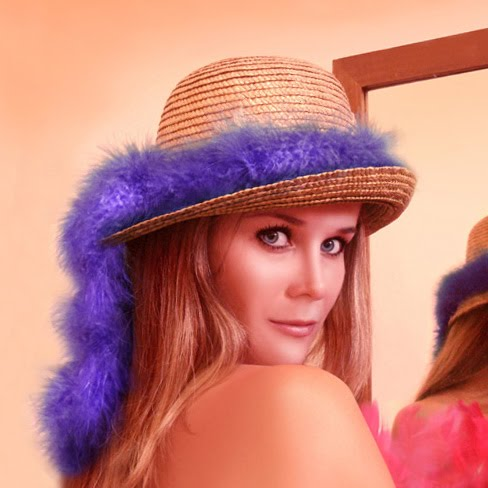
#> input picture Digital Image Processing/ILena.jpg, 488 x 488 px, found by its file name
$ jupyter execute lab6.ipynb
#> lines starting #> are read from the running program, lines starting #| are printed output that depends on the picture
[cell 1]
import cv2
img = cv2.imread("C:\\Academics\\Python\\Digital Image Processing\\ILena.jpg")
#> img is the input picture: shape (488, 488, 3); mean B, G, R 124.7, 131.6, 200.8
smoothed = cv2.blur(img, (5,5))
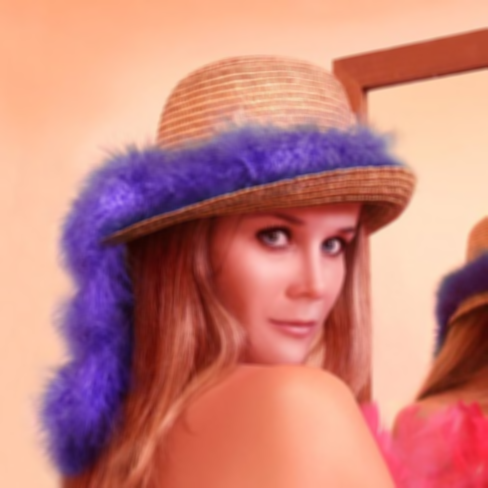
#> smoothed: shape (488, 488, 3); mean B, G, R 124.7, 131.6, 200.8

[cell 2]
cv2.imshow("Original", img)
cv2.imshow("Smoothed", smoothed)
cv2.waitKey(0)
cv2.destroyAllWindows()

[cell 3]
import matplotlib.pyplot as plt

plt.figure(figsize=(10, 5))

# Show original image (convert BGR to RGB)
plt.subplot(1, 2, 1)
plt.imshow(img[..., ::-1])
plt.title('Original Image')
plt.axis('off')

# Show smoothed image (convert BGR to RGB)
plt.subplot(1, 2, 2)
plt.imshow(smoothed[..., ::-1])
plt.title('Smoothed Image')
plt.axis('off')

plt.tight_layout(w_pad=2)
plt.show()
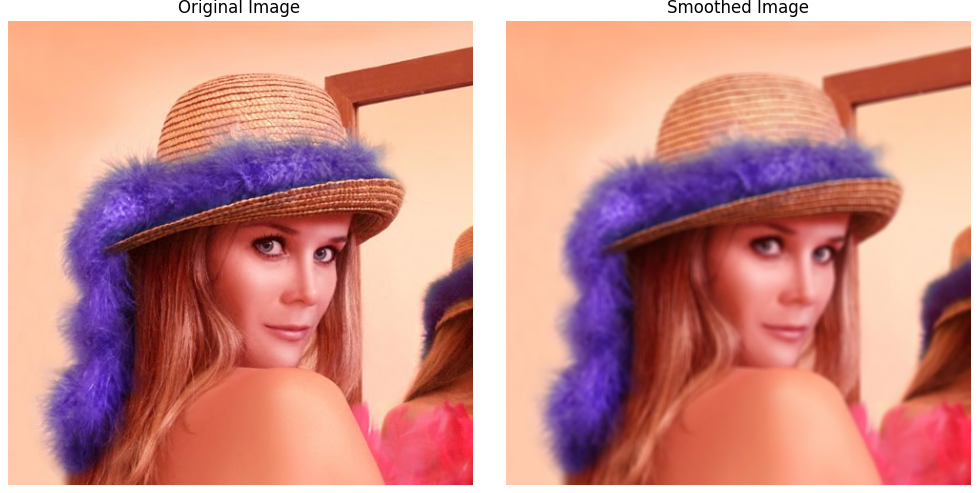
#> figure drawn by matplotlib, 2 panels

$ run again, with Digital Image Processing/CameraMan.jpg copied over Digital Image Processing/ILena.jpg
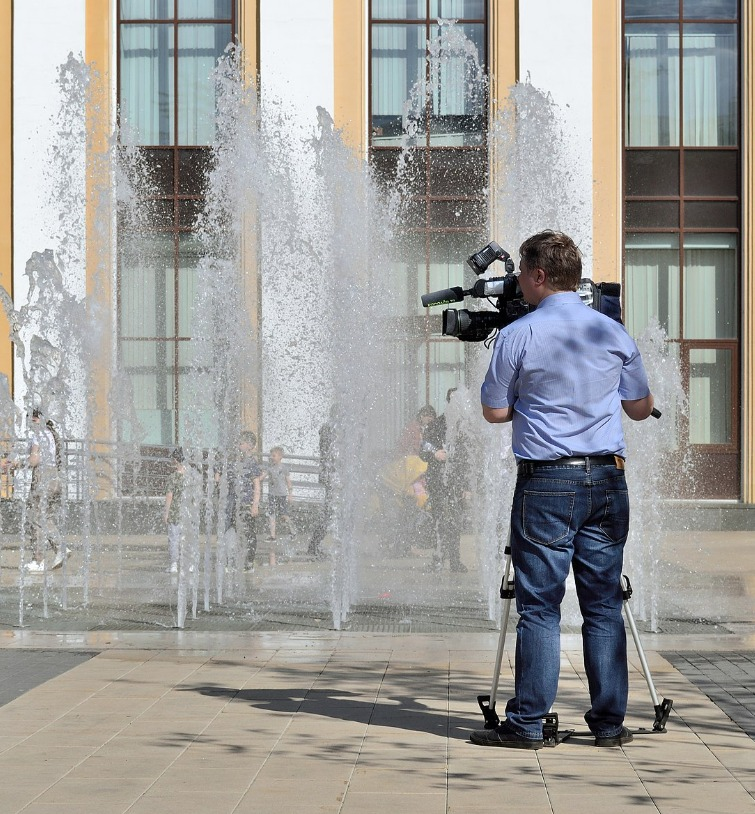
#> input picture Digital Image Processing/CameraMan.jpg, 755 x 814 px, found by its file name
#> img is the input picture: shape (814, 755, 3); mean B, G, R 155.1, 158.2, 158.8
#> `plt.show()`:
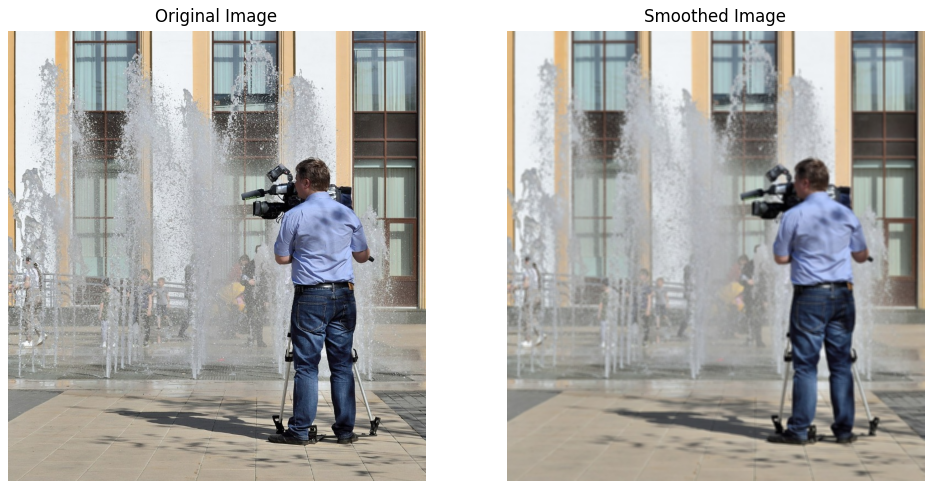
#> figure drawn by matplotlib, 2 panels

$ run again, with Digital Image Processing/FullMoon.jpg copied over Digital Image Processing/ILena.jpg
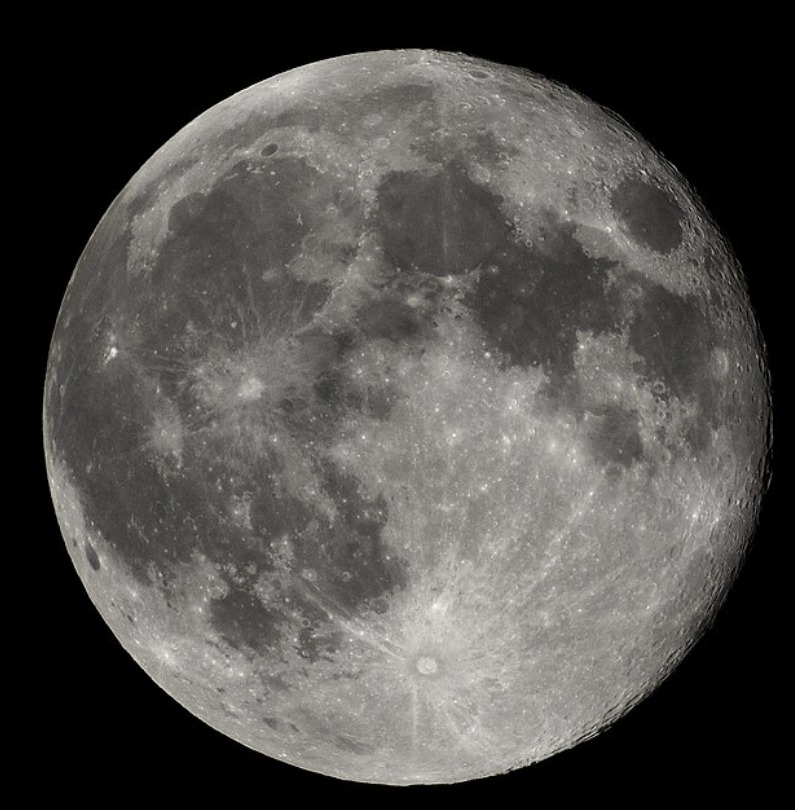
#> input picture Digital Image Processing/FullMoon.jpg, 795 x 810 px, found by its file name
#> img is the input picture: shape (810, 795, 3); mean B, G, R 73.9, 76.5, 78.6
#> `plt.show()`:
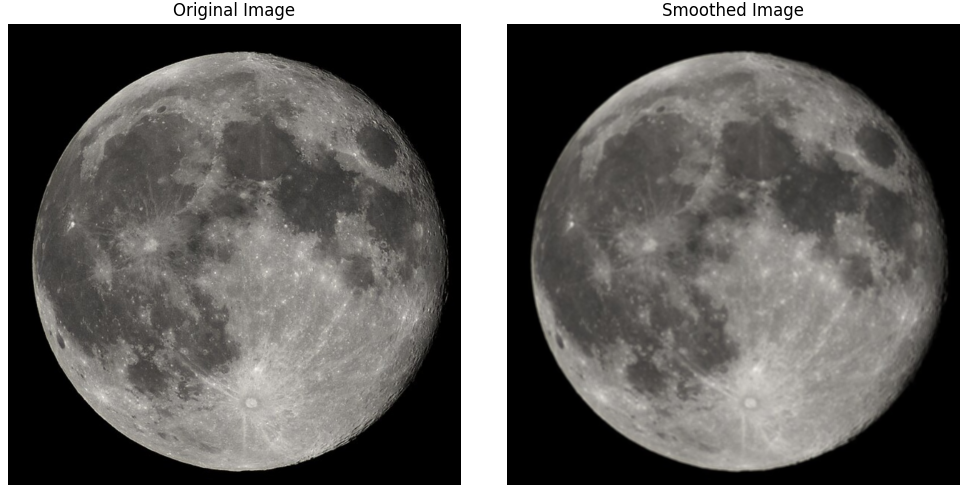
#> figure drawn by matplotlib, 2 panels

$ run again, with Digital Image Processing/Lab1.jpg copied over Digital Image Processing/ILena.jpg
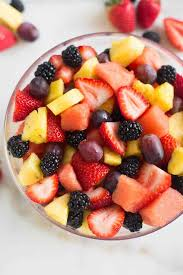
#> input picture Digital Image Processing/Lab1.jpg, 183 x 275 px, found by its file name
#> img is the input picture: shape (275, 183, 3); mean B, G, R 126.1, 145, 193.7
#> `smoothed = cv2.blur(img, (5,5))`:
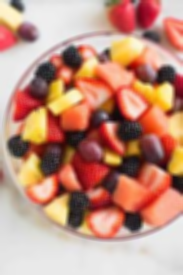
#> smoothed: shape (275, 183, 3); mean B, G, R 126.1, 145, 193.7
#> `plt.show()`:
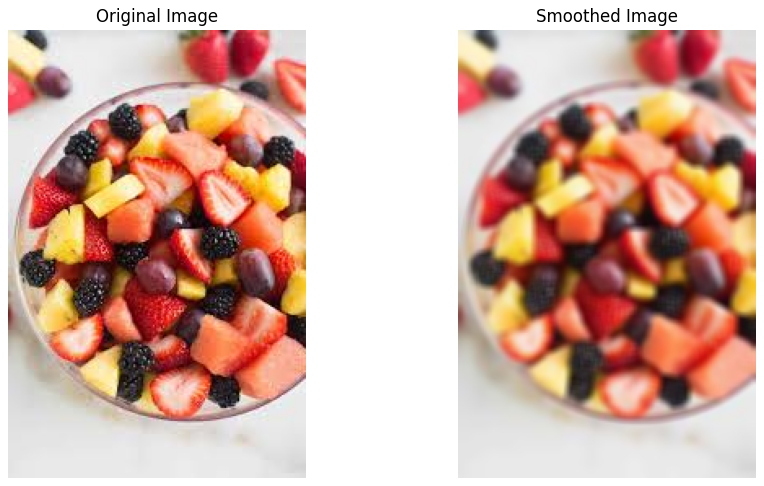
#> figure drawn by matplotlib, 2 panels
